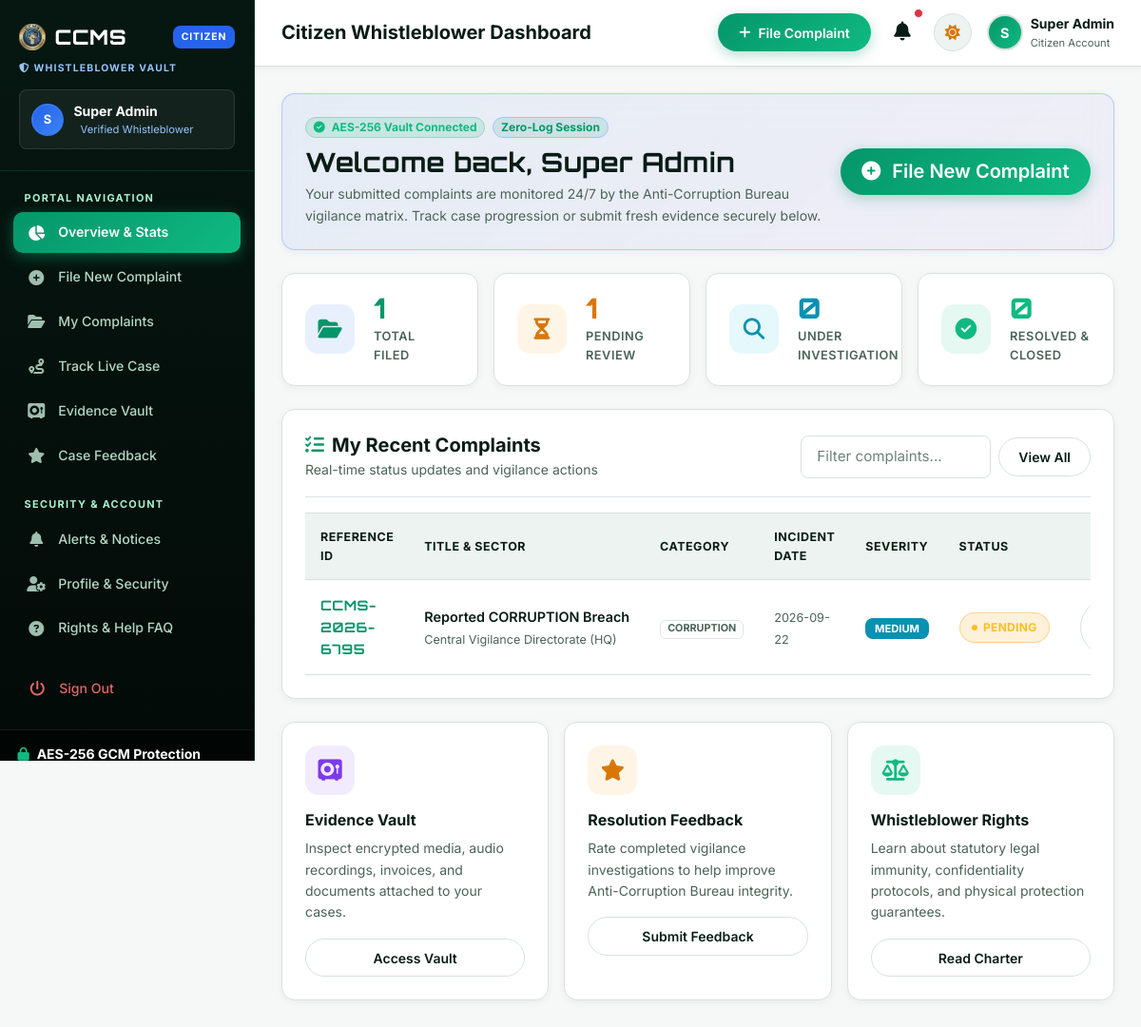
The page /citizen/dashboard (signed in) on the database as committed earlier.
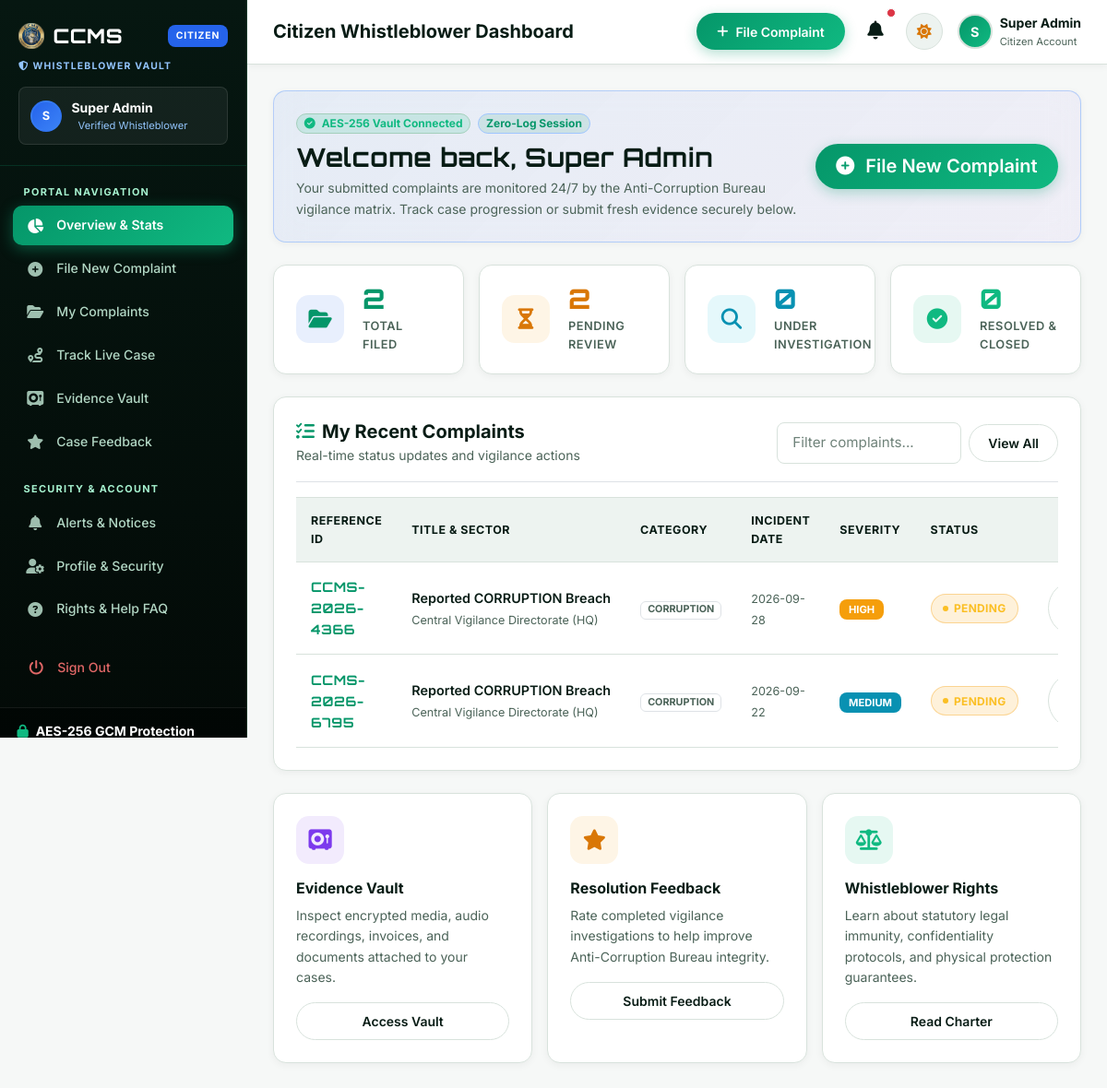
The same page on the database as committed later.
### tables this page shows
CREATE TABLE complaints (
            complaint_id TEXT PRIMARY KEY,
            user_id INTEGER NOT NULL,
            complaint_title TEXT NOT NULL,
            misconduct_category TEXT NOT NULL,
            sector TEXT NOT NULL,
            incident_date TEXT NOT NULL,
            incident_time TEXT,
            location TEXT NOT NULL,
            description TEXT NOT NULL,
            anonymous_mode INTEGER DEFAULT 0,
            severity TEXT DEFAULT 'Medium',
            evidence_file TEXT,
            complaint_status TEXT DEFAULT 'Pending',
            assigned_officer TEXT,
            assigned_officer_id TEXT,
            investigation_notes TEXT,
            rating INTEGER,
            feedback TEXT,
            created_at DATETIME DEFAULT CURRENT_TIMESTAMP,
            updated_at DATETIME DEFAULT CURRENT_TIMESTAMP
        );

### app.py (the view)
@app.route("/citizen/dashboard")
@login_required
def citizen_dashboard():
    user_id = session.get("user_id")
    complaints = db.query_db(
        "SELECT * FROM complaints WHERE user_id = %s OR user_id = 1 ORDER BY created_at DESC",
        (user_id,)
    )
    total = len(complaints)
    pending = sum(1 for c in complaints if c["complaint_status"] == "Pending")
    investigating = sum(1 for c in complaints if c["complaint_status"] in ["Under Review", "Investigation Active"])
    resolved = sum(1 for c in complaints if c["complaint_status"] in ["Resolved", "Closed"])
    stats = {
        "total": total,
        "pending": pending,
        "investigating": investigating,
        "resolved": resolved
    }
    return render_template("citizen/dashboard.html", stats=stats, complaints=complaints[:5])

### app.py (called while the page is built)
def login_required(f):
    @wraps(f)
    def decorated_function(*args, **kwargs):
        if not session.get("user_id"):
            flash("Please sign in to access the portal.", "warning")
            return redirect(url_for("citizen_login"))
        return f(*args, **kwargs)
    return decorated_function

### db.py (called while the page is built)
def dict_factory(cursor, row):
    d = {}
    for idx, col in enumerate(cursor.description):
        d[col[0]] = row[idx]
    return d

def get_db_connection():
    conn = sqlite3.connect(DB_PATH, timeout=20.0, check_same_thread=False)
    conn.row_factory = dict_factory
    conn.execute("PRAGMA journal_mode=WAL;")
    return conn

def _normalize_query(query, args):
    if "ON DUPLICATE KEY UPDATE" in query.upper() and "system_settings" in query.lower():
        query = "INSERT OR REPLACE INTO system_settings (setting_key, setting_value) VALUES (?, ?)"
        if len(args) == 3:
            args = (args[0], args[1])
        return query, args
    normalized_query = query.replace("%s", "?")
    return normalized_query, args

### templates/citizen/dashboard.html (shortened to what the changed rows need)
{% extends 'citizen/base.html' %}
{% set active_page = 'dashboard' %}
{% block content %}
<div class="row g-3 mb-4">
  <div class="col-6 col-lg-3">
    <div class="stat-card">
      <div>
        <div class="stat-val text-primary">{{ stats.total }}</div>
        <div class="stat-label">Total Filed</div>
      </div>
    </div>
  </div>
  <div class="col-6 col-lg-3">
    <div class="stat-card">
      <div>
        <div class="stat-val" style="color:var(--accent-amber);">{{ stats.pending }}</div>
        <div class="stat-label">Pending Review</div>
      </div>
    </div>
  </div>
</div>
<div class="ccms-card p-4 mb-4">
  {% if complaints %}
  <div class="table-responsive">
    <table class="table-custom" id="complaintsTable">
      <thead>
        <tr>
          <th>Reference ID</th>
          <th>Title &amp; Sector</th>
          <th>Category</th>
          <th>Incident Date</th>
          <th>Severity</th>
          <th>Status</th>
          <th class="text-end">Actions</th>
        </tr>
      </thead>
      <tbody>
        {% for item in complaints %}
        <tr>
          <td>
            <span class="fw-bold text-primary brand-font">{{ item.complaint_id }}</span>
          </td>
          <td>
            <div class="fw-semibold text-heading text-truncate" style="max-width: 260px;">{{ item.complaint_title }}
            </div>
            <span class="text-muted small">{{ item.sector }}</span>
          </td>
          <td>
            <span class="badge bg-subtle text-muted border">{{ item.misconduct_category }}</span>
          </td>
          <td>
            <span class="small text-muted">{{ item.incident_date }}</span>
          </td>
          <td>
            <span class="badge-priority {{ item.severity }}">{{ item.severity }}</span>
          </td>
          <td>
            <span class="badge-status {{ item.complaint_status }}">{{ item.complaint_status }}</span>
          </td>
          <td class="text-end">
            <a href="{{ url_for('track_complaint') }}?id={{ item.complaint_id }}" class="btn btn-sm btn-outline-custom"
              title="Track Case">
            </a>
          </td>
        </tr>
        {% endfor %}
      </tbody>
    </table>
  </div>
  {% endif %}
</div>
{% endblock %}

Rows that differ between the two databases and show on the page:
added complaints: complaint_id "CCMS-2026-4366", complaint_title "Reported CORRUPTION Breach", sector "Central Vigilance Directorate (HQ)", misconduct_category "CORRUPTION", incident_date "2026-09-28", severity "HIGH", complaint_status "PENDING"
Other text that changed with them:
{{ stats.total }}: "1" → "2"
{{ stats.pending }}: "1" → "2"
